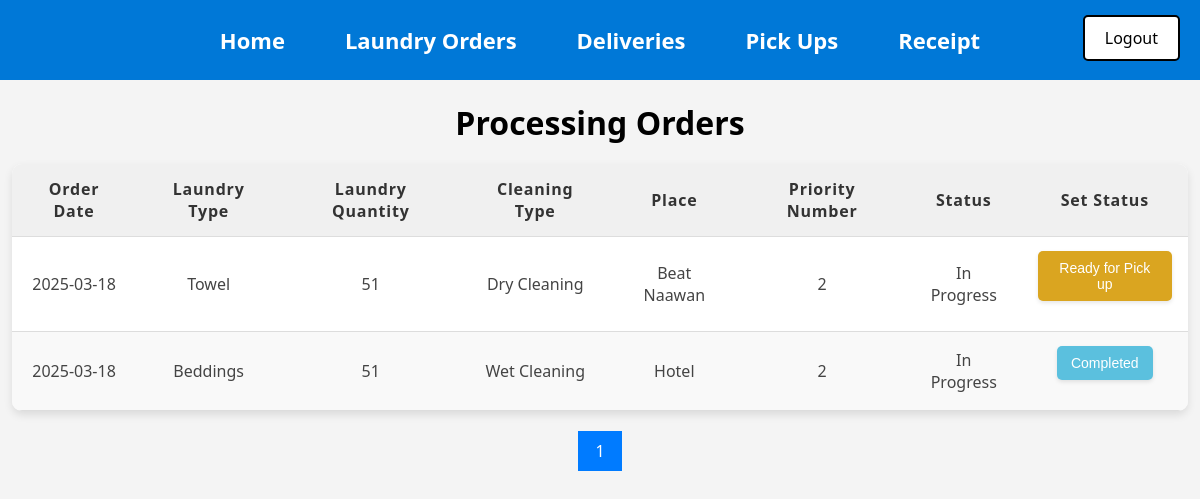
The page /home.php (signed in) on the database as committed earlier.
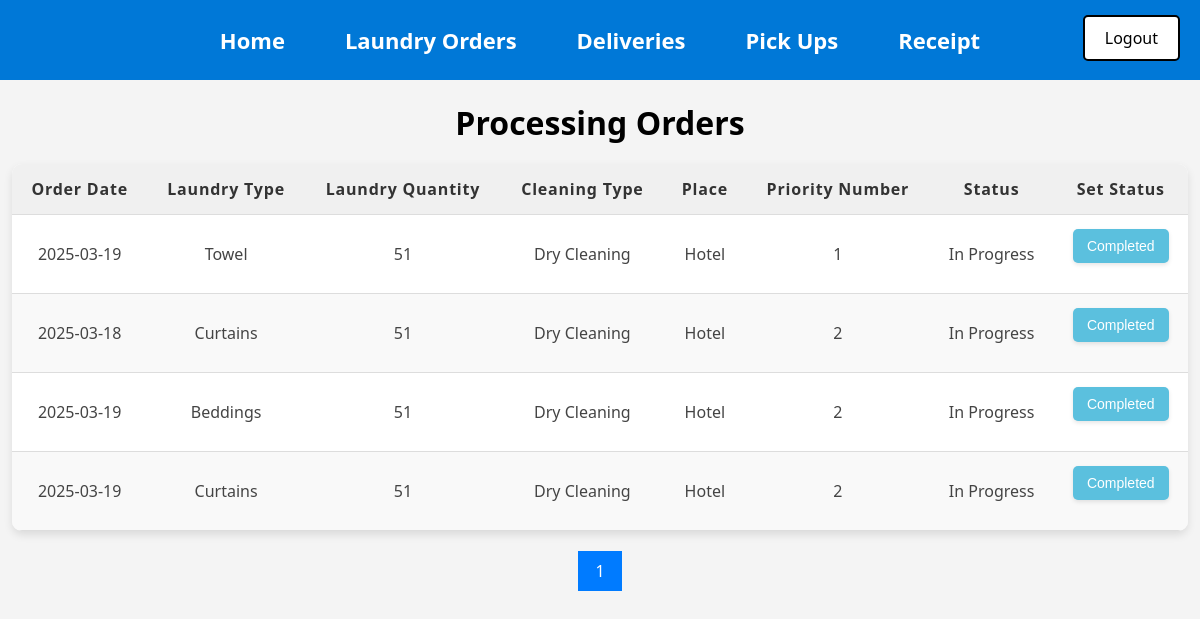
The same page on the database as committed later.
### tables this page shows
CREATE TABLE `Orders` (
  `Order_ID` int(11) NOT NULL AUTO_INCREMENT,
  `Order_date` date NOT NULL,
  `Laundry_type` varchar(40) NOT NULL,
  `Laundry_quantity` varchar(40) NOT NULL,
  `Cleaning_type` varchar(40) NOT NULL,
  `Place` varchar(40) NOT NULL,
  `Priority_number` varchar(40) NOT NULL,
  `Status` varchar(250) DEFAULT NULL,
  `User_ID` int(11) NOT NULL,
  PRIMARY KEY (`Order_ID`),
  KEY `Users_Orders` (`User_ID`),
  CONSTRAINT `Users_Orders` FOREIGN KEY (`User_ID`) REFERENCES `Users` (`User_ID`)
);

### htdocs/home.php (the view, shortened to what this page needs)
<?php
include("db_connect.php");
include("Menu.php");
include("Logout.php");
$results_per_page = 6;
$current_page = isset($_GET['page']) && is_numeric($_GET['page']) ? intval($_GET['page']) : 1;
$start_from = ($current_page - 1) * $results_per_page;
$total_query = "SELECT COUNT(*) AS total FROM Orders WHERE Status = 'In Progress'";
$total_result = mysqli_query($conn, $total_query);
$total_row = mysqli_fetch_assoc($total_result);
$total_results = $total_row['total'];
$total_pages = ceil($total_results / $results_per_page);
$sql = "SELECT Order_ID, Order_date, Laundry_type, Laundry_quantity, Cleaning_type, Place, Priority_number, Status
        FROM Orders
        WHERE Status = 'In Progress'
        ORDER BY Priority_number ASC
        LIMIT $start_from, $results_per_page";
$query = mysqli_query($conn, $sql);
?>
<!DOCTYPE html>
<html lang="en">
<head>
</head>
<body>
    <h1>Processing Orders</h1>
    <table>
        <thead>
            <tr>
                <th>Order Date</th>
                <th>Laundry Type</th>
                <th>Laundry Quantity</th>
                <th>Cleaning Type</th>
                <th>Place</th>
                <th>Priority Number</th>
                <th>Status</th>
                <th>Set Status</th>
            </tr>
        </thead>
        <tbody>
            <?php
            if (!$query) {
                echo "<tr><td colspan='8'>Error: " . $sql . "<br>" . mysqli_error($conn) . "</td></tr>";
            } else {
                while ($result = mysqli_fetch_assoc($query)) {
                    echo "<tr>";
                    echo "<td>" . htmlspecialchars($result["Order_date"]) . "</td>";
                    echo "<td>" . htmlspecialchars($result["Laundry_type"]) . "</td>";
                    echo "<td>" . htmlspecialchars($result["Laundry_quantity"]) . "</td>";
                    echo "<td>" . htmlspecialchars($result["Cleaning_type"]) . "</td>";
                    echo "<td>" . htmlspecialchars($result["Place"]) . "</td>";
                    echo "<td>" . htmlspecialchars($result["Priority_number"]) . "</td>";
                    echo "<td>" . htmlspecialchars($result["Status"]) . "</td>";
                    echo "<td>";
                    if ($result['Status'] == 'In Progress' && ($result['Place'] == 'Hotel' || $result['Place'] == 'The Hotel')) {
                        echo "<form method='POST'><input type='hidden' name='Order_ID' value='" . htmlspecialchars($result['Order_ID']) . "'><button class='status-btn completed' name='status' value='Completed'>Completed</button></form>";
                    } elseif ($result['Status'] == 'In Progress') {
                        echo "<form method='POST'><input type='hidden' name='Order_ID' value='" . htmlspecialchars($result['Order_ID']) . "'><button class='status-btn ready-for-pickup' name='status' value='Ready for Pick up'>Ready for Pick up</button></form>";
                    }
                    echo "</td>";
                    echo "</tr>";
                }
            }
            ?>
        </tbody>
    </table>
    <div class="pagination">
        <?php
        for ($page = 1; $page <= $total_pages; $page++) {
            echo "<a href='home.php?page=$page' class='" . ($page == $current_page ? "active" : "") . "'>$page</a>";
        }
        ?>
    </div>
</body>
</html>

Rows that differ between the two databases and show on the page:
no longer on this page (row edited): orders: Order_date "2025-03-18", Laundry_type "Towel", Laundry_quantity "51", Cleaning_type "Dry Cleaning", Place "Beat Naawan", Priority_number "2", Status "In Progress"
no longer on this page (row edited): orders: Order_date "2025-03-18", Laundry_type "Beddings", Laundry_quantity "51", Cleaning_type "Wet Cleaning", Place "Hotel", Priority_number "2", Status "In Progress"
added orders: Order_date "2025-03-19", Laundry_type "Towel", Laundry_quantity "51", Cleaning_type "Dry Cleaning", Place "Hotel", Priority_number "1", Status "In Progress"
added orders: Order_date "2025-03-18", Laundry_type "Curtains", Laundry_quantity "51", Cleaning_type "Dry Cleaning", Place "Hotel", Priority_number "2", Status "In Progress"
added orders: Order_date "2025-03-19", Laundry_type "Beddings", Laundry_quantity "51", Cleaning_type "Dry Cleaning", Place "Hotel", Priority_number "2", Status "In Progress"
added orders: Order_date "2025-03-19", Laundry_type "Curtains", Laundry_quantity "51", Cleaning_type "Dry Cleaning", Place "Hotel", Priority_number "2", Status "In Progress"
